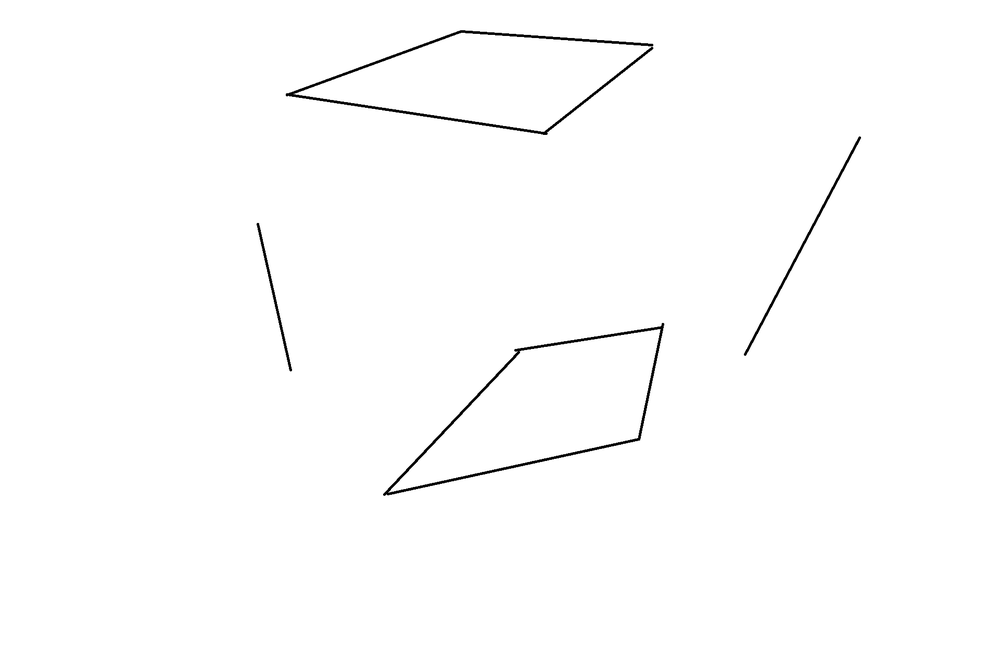
#> input picture data/test.png, 1000 x 662 px, shrunk from 1921 x 1271 before the run
$ python -i contourDetection.py   (imports and definitions only)
#> lines starting #> are read from the running program, lines starting #| are printed output that depends on the picture; after the words box and inside, x2 and y2 are one past the last pixel; in counts of white or black regions, pixels touching at a corner belong together
#> further down, picture is the input picture: shape (662, 1000, 3); min 0, max 255, mean 253.1
import cv2

def contour_detection(img):
    img = cv2.cvtColor(img, cv2.COLOR_BGR2GRAY)
    _, thresh = cv2.threshold(img, 127, 255, cv2.THRESH_BINARY_INV)
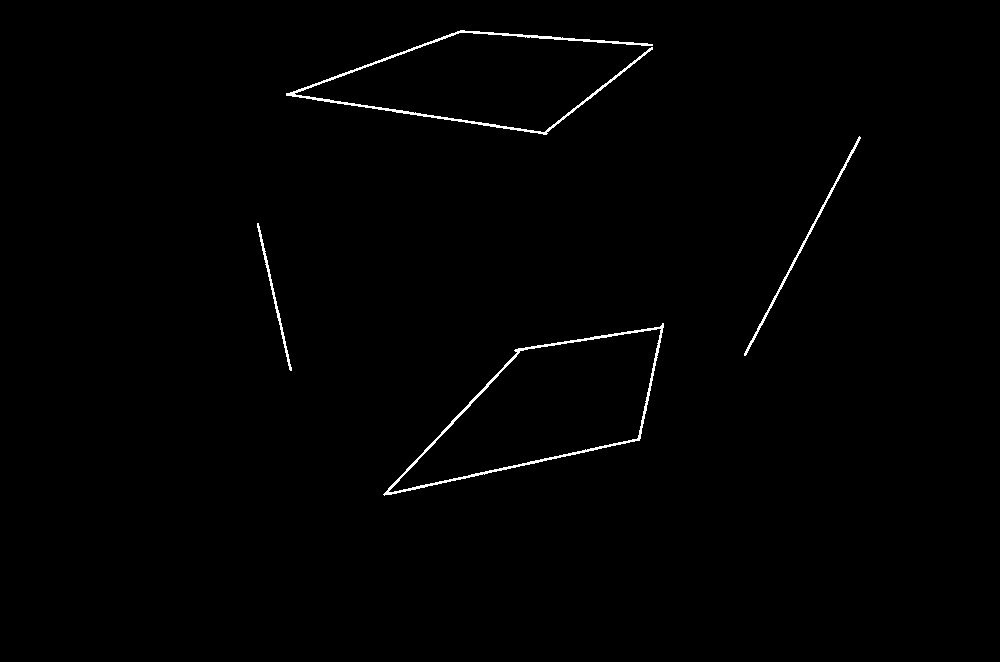
#> thresh: shape (662, 1000); 0.74% white in thin lines or dots, all inside (x1, y1, x2, y2) = (257, 30, 861, 496)
    contours, _ = cv2.findContours(
        thresh,
        cv2.RETR_EXTERNAL,
        cv2.CHAIN_APPROX_NONE
    )
#> contours = 4 contours; box (x1, y1, x2, y2) and area: (383, 323, 664, 496) 22967, (286, 30, 653, 135) 1272, (744, 136, 861, 356) 418, (257, 223, 292, 371) 242
    contour = max(contours, key=cv2.contourArea)
#> contour = contour of 668 points, box (x1, y1, x2, y2) (383, 323, 664, 496), area 22967
    epsilon = 2.0
    approx = cv2.approxPolyDP(contour, epsilon, True)
#> approx = [[663, 323], [659, 327], [515, 349], [517, 352], [383, 494], [639, 440]]
    points = approx.reshape(-1, 2)
#> points has the same summary as approx
    return points

>>> import cv2
>>> picture = cv2.imread('../data/test.png')
>>> result = contour_detection(picture)
#> result has the same summary as approx in contour_detection
